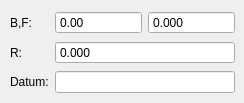
      <widget class="QWidget" name="tab_3">
       <attribute name="title">
        <string>aus Bildheader</string>
       </attribute>
       <widget class="QWidget" name="gridLayoutWidget_10">
        <property name="geometry">
         <rect>
          <x>10</x>
          <y>10</y>
          <width>225</width>
          <height>84</height>
         </rect>
        </property>
        <layout class="QGridLayout" name="gridLayout_10">
         <item row="1" column="1">
          <widget class="QDoubleSpinBox" name="dlr_radiom_R">
           <property name="buttonSymbols">
            <enum>QAbstractSpinBox::NoButtons</enum>
           </property>
           <property name="suffix">
            <string/>
           </property>
           <property name="decimals">
            <number>3</number>
           </property>
           <property name="maximum">
            <double>9999999.000000000000000</double>
           </property>
          </widget>
         </item>
         <item row="1" column="0">
          <widget class="QLabel" name="label_54">
           <property name="text">
            <string>R:</string>
           </property>
          </widget>
         </item>
         <item row="0" column="0">
          <widget class="QLabel" name="label_53">
           <property name="text">
            <string>B,F:</string>
           </property>
          </widget>
         </item>
         <item row="0" column="1">
          <layout class="QHBoxLayout" name="horizontalLayout_6">
           <item>
            <widget class="QDoubleSpinBox" name="dlr_radiom_B">
             <property name="buttonSymbols">
              <enum>QAbstractSpinBox::NoButtons</enum>
             </property>
             <property name="suffix">
              <string/>
             </property>
             <property name="maximum">
              <double>99999.000000000000000</double>
             </property>
            </widget>
           </item>
           <item>
            <widget class="QDoubleSpinBox" name="dlr_radiom_F">
             <property name="buttonSymbols">
              <enum>QAbstractSpinBox::NoButtons</enum>
             </property>
             <property name="suffix">
              <string/>
             </property>
             <property name="decimals">
              <number>3</number>
             </property>
             <property name="maximum">
              <double>99999.000000000000000</double>
             </property>
            </widget>
           </item>
          </layout>
         </item>
         <item row="2" column="0">
          <widget class="QLabel" name="label_55">
           <property name="text">
            <string>Datum:</string>
           </property>
          </widget>
         </item>
         <item row="2" column="1">
          <widget class="QLineEdit" name="dlr_radiom_ts"/>
         </item>
        </layout>
       </widget>
      </widget>
